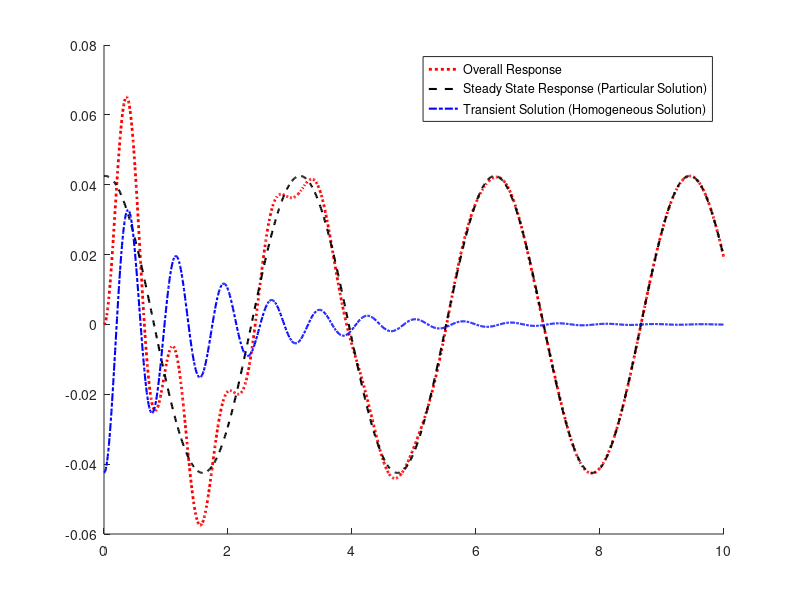
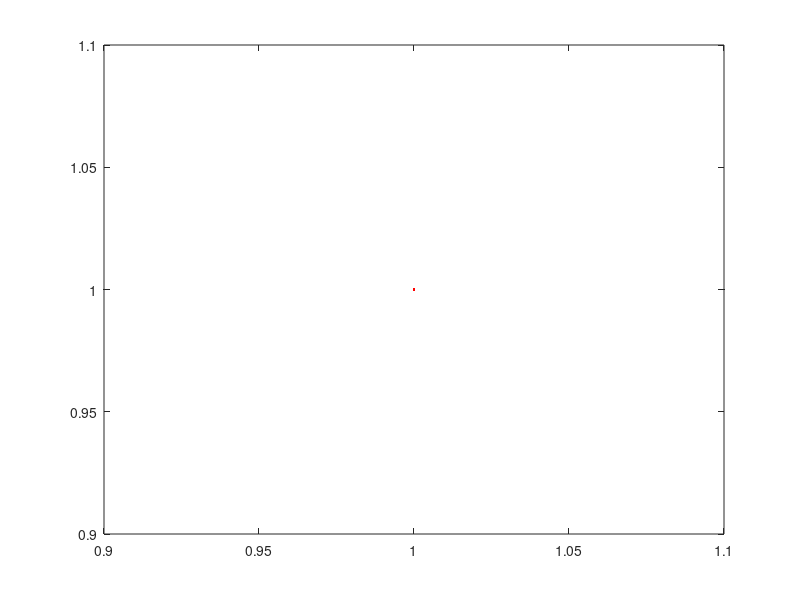

MATLAB code for these plots, in order: (Note: this script raises an error after producing the figures.)
clear all
close all
clc

%system parameters
%mass
m = 750;
%damping
c = 1000;
%spring stiffness
k = 50000;
%simulation time
time_span = [0:0.01:10];
%natural eigenfrequency
omega_n = sqrt(k/m);
%frequency of the system/frequency of the harmonic force
omega = 2;
%amplitude of the harmonic force
force = 2000;
%critical damping 
c_c = 2*m*omega_n;
%damping ratio
damp_ratio = c/c_c;
%damping coefficient
del = c/(2*m);
%frequency ratio
r = omega/omega_n;
%initial conditions
x_0 = 0;%initial displacement (this is the overall displacement)
%the complimentary (homogeneous) and particular solutions at t=0 will add
%up to make the initial condition position value
x_dot_0 = 0;%initial velocity

%eigenvalues of the system/roots of the characteristic equation of the
%system
lambda = roots([1,2*del,omega_n^2]);

%amplitude/particular solution magnitude
x_max = (force/k)/sqrt((2*damp_ratio*r)^2 + (1-(r)^2)^2);

%phase lag in the displacment wrt the harmonic force
phi = atan(2*damp_ratio*r/(1-(r)^2));

%integration constants in the complimentary solution
c1 = x_0 - x_max*cos(phi) - ((lambda(1)*x_0 - x_dot_0 + x_max*(omega*sin(phi) - lambda(1)*cos(phi)))/(lambda(1) - lambda(2)));
c2 = (lambda(1)*x_0 - x_dot_0 + x_max*(omega*sin(phi) - lambda(1)*cos(phi)))/(lambda(1) - lambda(2));

%complimentary solution
x_t_c = real(c1*exp(lambda(1)*time_span) + c2*exp(lambda(2)*time_span));
v_t_c = real(lambda(1)*c1*exp(lambda(1)*time_span) + lambda(2)*c2*exp(lambda(2)*time_span));

%particular solution  
x_t_p = x_max*cos(omega*time_span - phi);
v_t_p = -omega*x_max*sin(omega*time_span - phi);

%overall solution
x_t = x_t_c + x_t_p;
v_t = v_t_c + v_t_p;

%external harmonic force expression
harmonic_force = force*cos(omega*time_span);

% comparing responses of the system
figure(1)
hold on
plot(time_span,x_t,':','color','r','linewidth',2)
plot(time_span,x_t_p,'--','color','k','linewidth',1.5)
plot(time_span,x_t_c,'-.','color','b','linewidth',1.5)
legend('Overall Response','Steady State Response (Particular Solution)','Transient Solution (Homogeneous Solution)')
axis([0,10,-0.06,0.08])

% comparing input signal (harmonic force) and steady state output signal
% (particular solution)
figure(2)
graph_plot = plot(1,1,1,1);
set(graph_plot(1),'color','k','linewidth',2);
set(graph_plot(2),'color','r','linewidth',2);
axis_graph(1) = gca; %get current axis
axis_graph(2) = axes('Position',axis_graph(1).Position,'YAxisLocation','right','Ycolor','r','color','none','XTicklabel',[]);
hold on
set(graph_plot(1),'Parent',axis_graph(1),'XData',time_span,'YData',x_t_p)
set(graph_plot(2),'Parent',axis_graph(2),'XData',time_span,'YData',harmonic_force)
xlabel(axis_graph(1),'Time (s)')
ylabel(axis_graph(2),'Harmonic Input (N)')
ylabel(axis_graph(1),'Steady State Response (m)')
grid on
%%
% %initialize figure
% run('initialize_figure.m')
% 
% %draw ground
% hold on
% run('draw_ground.m')
% 
% %draw mass
% run('draw_mass.m')
% 
% %draw spring
% run('draw_spring.m')
% 
% %draw damper
% run('draw_damper.m')
% 
% %draw Coordinate system
% run('draw_cs')
% 
% %drawing excitation arrow
% run('draw_arrow.m')
% 
% %animate the system
% %initialize vectors for the graph
% %these variables are the time dependent variables in the system which
% %change 
% %done to reduce computational times
% %length of the displacement vector
% x_t_length = length(x_t);
% %plot time
% %NaN() represents a vector whose elements are not numbers (all elements are
% %NaN)
% %NaN vector is basically an empty vector which can be filled 
% t_plot = NaN(1,x_t_length);
% x_t_plot = NaN(1,x_t_length);
% v_t_plot = NaN(1,x_t_length);
% 
% %counting variable for each frame
% ct = 1;
% for i = 1:x_t_length
%     cla %clearing the last frame
%     %plotting graph (2nd subplot)
%     %filling the NaN/empty vectors
%     t_plot(i) = time_span(ct);
%     x_t_plot(i) = x_t(ct);
%     v_t_plot(i) = v_t(ct);
%     
%     %setting new values for the displacement graph and the velocity graph
%     %setting new values for the displacement graph
%     set(graph_plot(1),'Parent',axis_graph(1),'XData',t_plot,'YData',x_t_plot)
%     %setting new values for the velocity graph
%     set(graph_plot(2),'Parent',axis_graph(2),'XData',t_plot,'YData',v_t_plot)
%     %since the dsiplacement and velocity is plotted inside the for loop, it
%     %will be a dynamic plot chaging with each loop/or x(t) element/or
%     %second
%     
%     %plotting animation
%     %plotting ground
%     plotcube(axis_ani,dim_g,pos_g,clr_g)
%     %plotting mass
%     %mass has a varying position
%     pos_m = [x_t(ct) 0 0]; 
%     plotcube(axis_ani,dim_m,pos_m,clr_m)
%     
%     %plotting spring
%     %spring head is varying since it is attached to the mass
%     %the new spring_head is given by
%     %initially it may seem normal to not change the spring_head expression
%     %as the pos_m has already changed but do remember the spring_head
%     %calculated initially in the draw_spring script corresdponds to the one
%     %calculated wrt a fixed mass and thus wont be valid
%     %similarly, the X position (x xoordinates of the locus of spring) of
%     %the spring also needs to be rewritten
%     %dont forget to disable the values of x_pos_spring and spring_head
%     %calculated previously 
%     spring_head = x_t(ct) + dim_m(1)/2;
%     x_pos_spring = (phi_s/phi_max)*(spring_head - spring_foot) + spring_foot;
%     plot3(axis_ani,x_pos_spring,y_pos_spring,z_pos_spring,'color','b','linewidth',linewidth)
% 
%     %plot damper
%     damper_head = [x_t(ct) + dim_m(1)/2,yd_offset,0.1];
%     plotdamper(axis_ani,damper_foot,damper_head,stroke_damper_max,yd_offset)
%     
%     %plot Coordinate system
%     %no change in coordinate system
%     plotcs(axis_ani,xar,display_cs,y_csoffset,color_cs,linewidth,fontsize)
%     
%     %plot excitation arrow
%     %position of arrow head
%     arrow_head = [pos_m(1)-dim_m(1)/2,0,0];
%     arrow_foot = [arrow_head(1) - max_length_arrow*cos(omega*time_span(ct)),0,0];
%     plotarrow(axis_ani,arrow_head,arrow_foot,ya_offset,clr_a)
%     
%     %rotating the view
%     %horizontal rotation (azimuth) = 90 degrees, rotation about Z axis
%     %vertical elevation (elevation) = -90 degrees, negative value means it
%     %moves below, positive value means it moves above
%     view(90,-90)
%     
%     %to instruct MATLAB to draw all the above into the figure for every
%     %loop
%     drawnow
%     
%     ct = ct+1;
% end
% 
% 
% 
